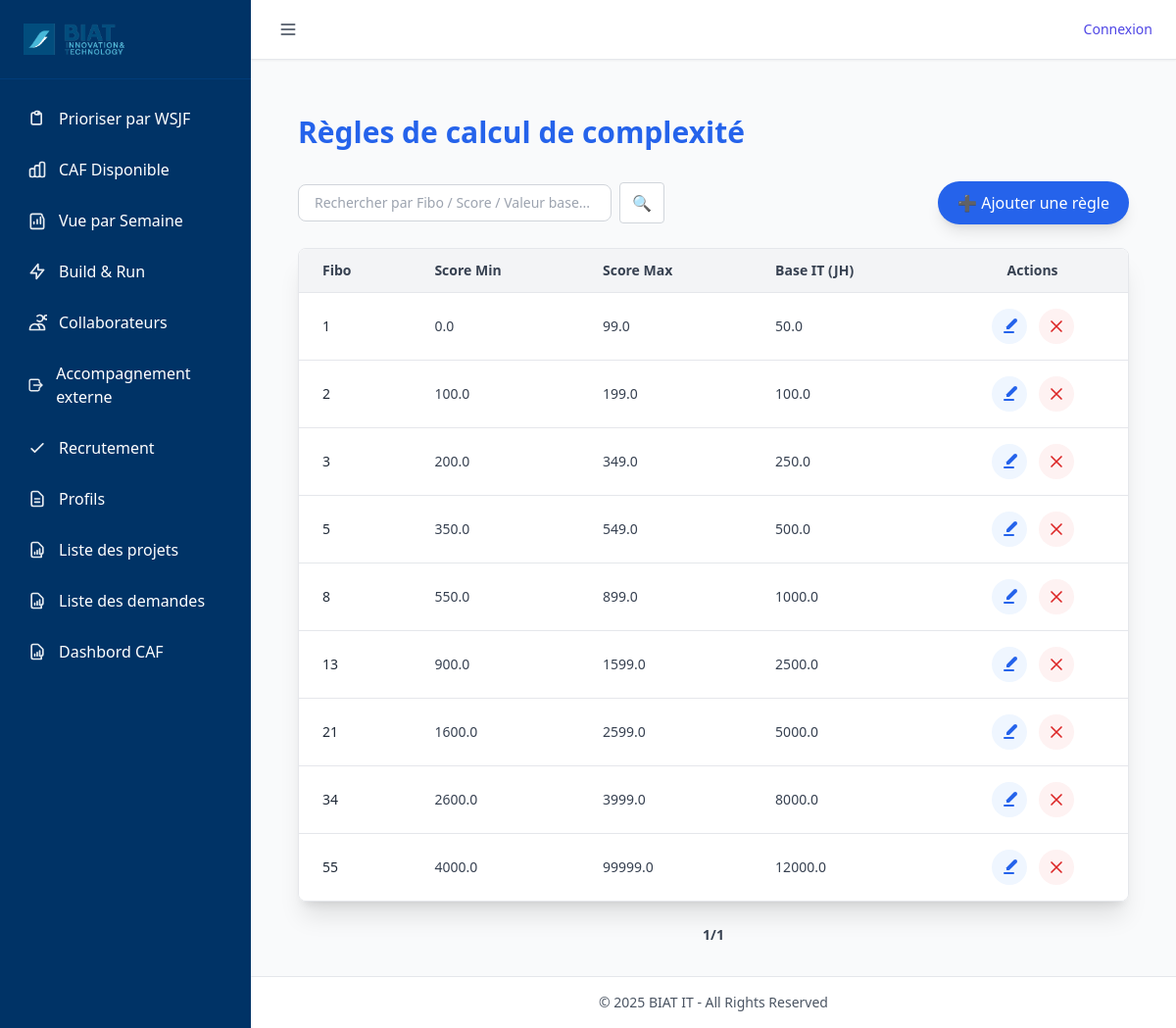
Page /regles_complexite/ on the committed database.
### tables this page shows
CREATE TABLE regle_complexite (
    id INTEGER PRIMARY KEY AUTOINCREMENT,
    fibo INTEGER NOT NULL,
    score_min REAL NOT NULL,
    score_max REAL NOT NULL,
    valeur_base REAL NOT NULL, 
    idate DATE DEFAULT (DATETIME('now')),
    udate DATE,
    iuser INTEGER DEFAULT 1,
    uuser INTEGER
);

### routes/regles_complexite_routes.py (the view, shortened to what this page needs)
@regles_complexite_bp.route("/")
def liste_regles():
    q = (request.args.get("q") or "").strip()
    try:
        page = int(request.args.get("page", 1))
    except ValueError:
        page = 1
    per_page = 10
    offset = (page - 1) * per_page
    where = ""
    params = []
    total_row = query_db(f'SELECT COUNT(*) AS c FROM "regle_complexite" {where}', params, one=True)
    total = total_row["c"] if total_row else 0
    total_pages = max(1, ceil(total / per_page))
    if page > total_pages:
        page = total_pages
        offset = (page - 1) * per_page
    regles = query_db(
        f'''
        SELECT id, fibo, score_min, score_max, valeur_base
        FROM "regle_complexite"
        {where}
        ORDER BY fibo ASC, score_min ASC
        LIMIT ? OFFSET ?
        ''',
        params + [per_page, offset]
    )
    return render_template("regles_complexite_liste.html", regles=regles, page=page, total_pages=total_pages)

### utils/db_utils.py (called while the page is built)
def get_connection():
    conn = sqlite3.connect(
        DB_PATH,
        timeout=60,               # ⏱️ Patiente jusqu'à 60s avant "database is locked"
        check_same_thread=False
    )
    conn.row_factory = sqlite3.Row
    conn.execute("PRAGMA journal_mode=WAL;")      # Autorise les écritures concurrentes
    conn.execute("PRAGMA synchronous=NORMAL;")    # Bon compromis vitesse/sécurité
    conn.execute("PRAGMA foreign_keys = ON;")     # Active les clés étrangères
    conn.execute("PRAGMA busy_timeout = 60000;")  # Attend 60s avant d'abandonner une écriture
    return conn

def query_db(query, args=(), one=False, retries=3, delay=1):
    for attempt in range(retries):
        try:
            conn = get_connection()
            cur = conn.execute(query, args)
            rows = cur.fetchall()
            cur.close()
            conn.close()
            return (rows[0] if rows else None) if one else rows
        except sqlite3.OperationalError as e:
            if "locked" in str(e).lower() and attempt < retries - 1:
                time.sleep(delay)
                continue
            raise

### templates/regles_complexite_liste.html (shortened to what this page needs)
{% extends "base.html" %}
{% block content %}
<div class="max-w-6xl mx-auto px-6 py-8">
  <h1 class="text-3xl font-bold mb-8 text-blue-600">Règles de calcul de complexité</h1>
  <div class="mb-6 flex flex-col md:flex-row md:items-center md:justify-between gap-4">
    <form method="get" action="{{ url_for('regles_complexite.liste_regles') }}" class="flex items-center gap-2">
      <input type="text" name="q" value="{{ request.args.get('q','') }}"
             placeholder="Rechercher par Fibo / Score / Valeur base..."
             class="border border-gray-300 rounded-lg px-4 py-2 text-sm w-80 focus:ring-blue-400 focus:border-blue-400">
      <button type="submit"
              class="bg-white border border-gray-300 px-3 py-2 rounded text-blue-600 hover:text-blue-800 transition">
        🔍
      </button>
    </form>
    <button onclick="openAddModal()"
            class="bg-blue-600 hover:bg-blue-700 text-white px-5 py-2.5 rounded-full shadow-lg">
      ➕ Ajouter une règle
    </button>
  </div>
  <div class="overflow-x-auto shadow-xl rounded-lg border border-gray-200">
    <table class="min-w-full bg-white divide-y divide-gray-200">
      <thead class="bg-gray-100">
        <tr>
          <th class="px-6 py-3 text-left text-sm font-semibold text-gray-700">Fibo</th>
          <th class="px-6 py-3 text-left text-sm font-semibold text-gray-700">Score Min</th>
          <th class="px-6 py-3 text-left text-sm font-semibold text-gray-700">Score Max</th>
          <th class="px-6 py-3 text-left text-sm font-semibold text-gray-700">Base IT (JH)</th>
          <th class="px-6 py-3 text-center text-sm font-semibold text-gray-700">Actions</th>
        </tr>
      </thead>
      <tbody class="divide-y divide-gray-200">
        {% for r in regles %}
        <tr class="hover:bg-gray-50 transition">
          <td class="px-6 py-4 text-sm text-gray-800">{{ r.fibo }}</td>
          <td class="px-6 py-4 text-sm text-gray-700">{{ r.score_min }}</td>
          <td class="px-6 py-4 text-sm text-gray-700">{{ r.score_max }}</td>
          <td class="px-6 py-4 text-sm text-gray-700">{{ r.valeur_base }}</td>
          <td class="px-6 py-4 text-center">
            <div class="flex items-center justify-center gap-3">
              <button type="button"
                      onclick='openEditModal({{ r.id }}, {{ r.fibo }}, {{ r.score_min }}, {{ r.score_max }}, {{ r.valeur_base }})'
                      class="p-2 rounded-full bg-blue-50 hover:bg-blue-100 text-blue-600"
                      title="Modifier">
                <svg xmlns="http://www.w3.org/2000/svg" class="h-5 w-5" fill="currentColor" viewBox="0 0 20 20">
                  <path d="M17.414 2.586a2 2 0 00-2.828 0L7 10.172V13h2.828l7.586-7.586a2 2 0 000-2.828z"/>
                  <path fill-rule="evenodd" d="M4 16a1 1 0 011-1h9a1 1 0 110 2H5a1 1 0 01-1-1z" clip-rule="evenodd"/>
                </svg>
              </button>
              <form method="POST" action="{{ url_for('regles_complexite.supprimer_regle', id=r.id) }}" class="inline"
                    onsubmit="return confirm('Supprimer cette règle ?')">
                <button type="submit"
                        class="p-2 rounded-full bg-red-50 hover:bg-red-100 text-red-600"
                        title="Supprimer">
                  <svg xmlns="http://www.w3.org/2000/svg" class="h-5 w-5"
                       fill="none" viewBox="0 0 24 24" stroke="currentColor">
                    <path stroke-linecap="round" stroke-linejoin="round" stroke-width="2"
                          d="M6 18L18 6M6 6l12 12"/>
                  </svg>
                </button>
              </form>
            </div>
          </td>
        </tr>
        {% else %}
        <tr>
          <td colspan="5" class="text-center py-4 text-gray-500 italic">Aucune règle trouvée</td>
        </tr>
        {% endfor %}
      </tbody>
    </table>
  </div>
  <div class="flex justify-center items-center mt-6 gap-6">
    <span class="text-gray-700 text-sm font-semibold">{{ page }}/{{ total_pages }}</span>
  </div>
</div>
{% endblock %}

### static/css/styles.css (style rules this page uses)
body { background-color: #f8f9fa; }

### rows in the picture
regle_complexite: fibo "1", score_min "0.0", score_max "99.0", valeur_base "50.0"
regle_complexite: fibo "2", score_min "100.0", score_max "199.0", valeur_base "100.0"
regle_complexite: fibo "3", score_min "200.0", score_max "349.0", valeur_base "250.0"
regle_complexite: fibo "5", score_min "350.0", score_max "549.0", valeur_base "500.0"
regle_complexite: fibo "8", score_min "550.0", score_max "899.0", valeur_base "1000.0"
regle_complexite: fibo "13", score_min "900.0", score_max "1599.0", valeur_base "2500.0"
regle_complexite: fibo "21", score_min "1600.0", score_max "2599.0", valeur_base "5000.0"
regle_complexite: fibo "34", score_min "2600.0", score_max "3999.0", valeur_base "8000.0"
regle_complexite: fibo "55", score_min "4000.0", score_max "99999.0", valeur_base "12000.0"

### other values in the picture
{{ page }} "1"
{{ total_pages }} "1"
